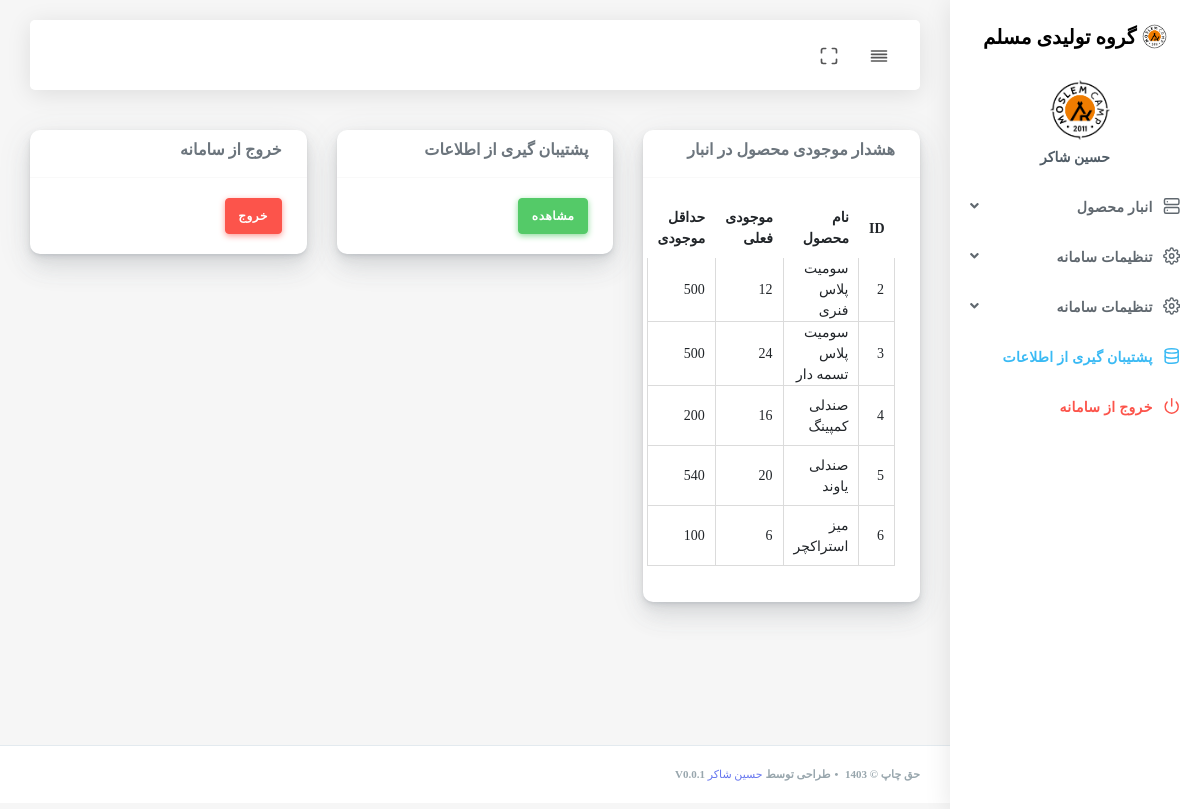
Page /index.php (signed in) on the earlier database version.
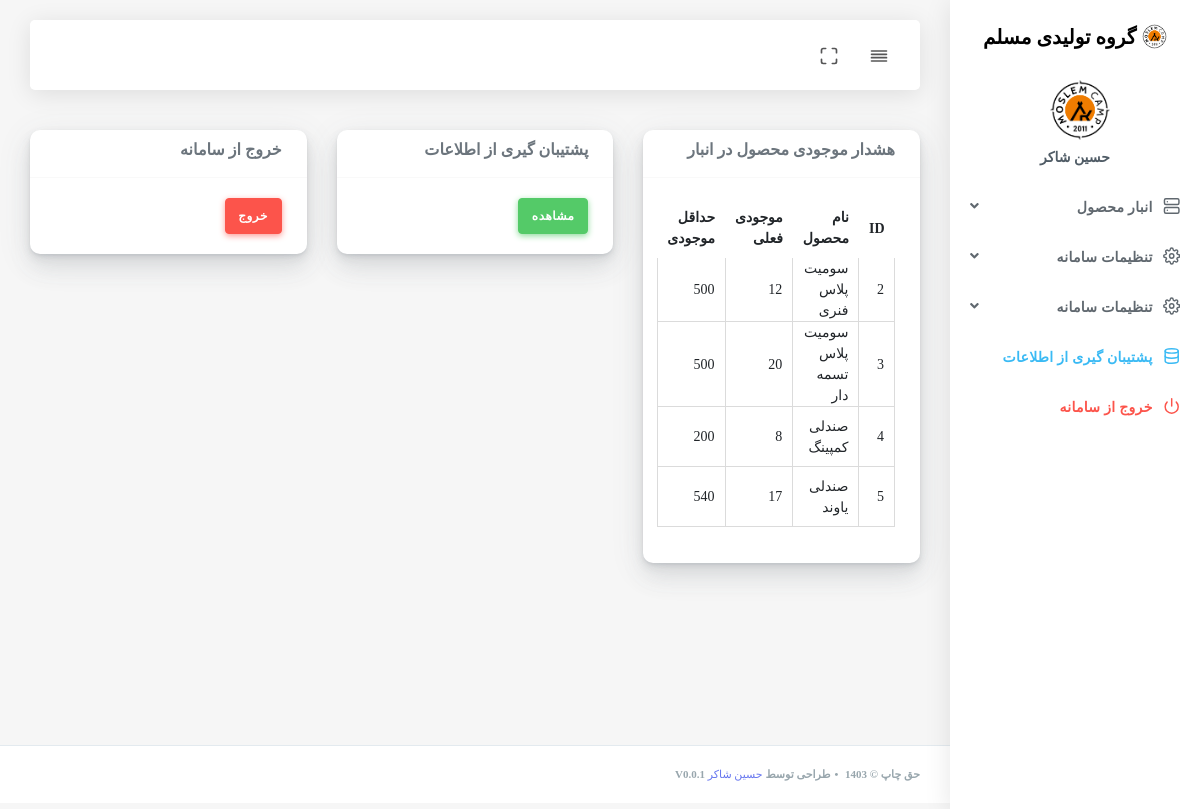
Same page on the later database version.
### tables this page shows
CREATE TABLE `options` (
  `id` int(11) NOT NULL AUTO_INCREMENT,
  `sitename` text NOT NULL,
  `logo` text NOT NULL,
  PRIMARY KEY (`id`)
);

CREATE TABLE `products` (
  `id` int(11) NOT NULL AUTO_INCREMENT,
  `product_name` text NOT NULL,
  `productqr` int(11) NOT NULL,
  `minStock` int(11) NOT NULL,
  `stock` int(11) NOT NULL,
  `pack` int(11) NOT NULL,
  PRIMARY KEY (`id`)
);

### inc/functions.php (called while the page is built)
<?php
function getColumnValue($connection, $columnName,$tablename) {
    $sql = "SELECT $columnName FROM $tablename";
    $result = mysqli_query($connection, $sql);
    $row = mysqli_fetch_assoc($result);
    return $row[$columnName];
}

### index.php (the view, shortened to what this page needs)
<?php
require_once 'header.php';
?>
<div class="main-content">
<nav class="row">
 <nav class="col-md-4">
     <nav class="card">
         <nav class="card-header">
             <h6>هشدار موجودی محصول در انبار</h6>
         </nav>
         <nav class="card-body">
         <?php
function displayLowStockProducts($connection) {
    $maxCount = 10000;
    $sql = "SELECT * FROM products WHERE stock < minStock AND stock < $maxCount";
    $result = $connection->query($sql);
    if ($result->num_rows > 0) {
        echo "<table class='table'><tr><th>ID</th><th>نام محصول</th><th>موجودی فعلی</th><th>حداقل موجودی</th></tr>";
        while($row = $result->fetch_assoc()) {
            echo "<tr><td>".$row["id"]."</td><td>".$row["product_name"]."</td><td>".$row["stock"]."</td><td>".$row["minStock"]."</td></tr>";
        }
        echo "</table>";
    } else {
        echo "هیچ محصولی با موجودی کم یافت نشد.";
    }
}
displayLowStockProducts($connection);
?>
         </nav>
     </nav>
 </nav>
    <nav class="col-md-4">
        <nav class="card">
            <nav class="card-header">
                <h6>پشتیبان گیری از اطلاعات</h6>
            </nav>
            <nav class="card-body">
                <a class="btn btn-success" href="backup.php">مشاهده</a>
            </nav>
        </nav>
    </nav>
    <nav class="col-md-4">
        <nav class="card">
            <nav class="card-header">
                <h6>خروج از سامانه</h6>
            </nav>
            <nav class="card-body">
                <a class="btn btn-danger" href="exit.php">خروج</a>
            </nav>
        </nav>
    </nav>
</nav>
</div>
<?php require_once 'footer.php';?>

### header.php (shortened to what this page needs)
<?php
$base_url2 = (isset($_SERVER['HTTPS']) && $_SERVER['HTTPS'] === 'on' ? "https" : "http") . "://" . $_SERVER['HTTP_HOST'];
$base_url=$base_url2 . '/moslem';
require_once 'database.php';
require_once 'inc/functions.php';
?>
<!DOCTYPE html>
<html lang="Fa">
<head>
    <link rel="stylesheet" href="<?php echo $base_url; ?>/assets/css/app.min.css">
    <link rel="stylesheet" href="<?php echo $base_url; ?>/assets/bundles/datatables/datatables.min.css">
    <link rel="stylesheet" href="<?php echo $base_url; ?>/assets/bundles/datatables/DataTables-1.10.16/css/dataTables.bootstrap4.min.css">
    <link rel="stylesheet" href="<?php echo $base_url; ?>/assets/bundles/jqvmap/dist/jqvmap.min.css">
    <link rel="stylesheet" href="<?php echo $base_url; ?>/assets/bundles/weather-icon/css/weather-icons.min.css">
    <link rel="stylesheet" href="<?php echo $base_url; ?>/assets/bundles/weather-icon/css/weather-icons-wind.min.css">
    <link rel="stylesheet" href="<?php echo $base_url; ?>/assets/bundles/summernote/summernote-bs4.css">
    <link rel="stylesheet" href="<?php echo $base_url; ?>/assets/bundles/bootstrap-daterangepicker/daterangepicker.css">
    <link rel="stylesheet" href="<?php echo $base_url; ?>/assets/bundles/bootstrap-colorpicker/dist/css/bootstrap-colorpicker.min.css">
    <link rel="stylesheet" href="<?php echo $base_url; ?>/assets/bundles/select2/dist/css/select2.min.css">
    <link rel="stylesheet" href="<?php echo $base_url; ?>/assets/bundles/jquery-selectric/selectric.css">
    <link rel="stylesheet" href="<?php echo $base_url; ?>/assets/bundles/bootstrap-timepicker/css/bootstrap-timepicker.min.css">
    <link rel="stylesheet" href="<?php echo $base_url; ?>/assets/bundles/bootstrap-tagsinput/dist/bootstrap-tagsinput.css">
    <link rel="stylesheet" href="<?php echo $base_url; ?>/assets/css/style.css">
    <link rel="stylesheet" href="<?php echo $base_url; ?>/assets/css/components.css">
    <link rel="stylesheet" href="<?php echo $base_url; ?>/assets/css/custom.css">
</head>
<body class="">
<div id="app">
    <div class="main-wrapper main-wrapper-1">
        <div class="navbar-bg"></div>
        <nav class="navbar navbar-expand-lg main-navbar">
            <div class="form-inline mr-auto">
                <ul class="navbar-nav mr-3">
                    <li><a href="#" data-toggle="sidebar" class="nav-link nav-link-lg
									collapse-btn"> <i data-feather="align-justify"></i></a></li>
                    <li><a href="#" class="nav-link nav-link-lg fullscreen-btn">
                            <i data-feather="maximize"></i>
                        </a></li>
                </ul>
            </div>
        </nav>
        <?php
require_once 'menu.php';
?>

### menu.php (shortened to what this page needs)
<div class="main-sidebar sidebar-style-2">
    <aside id="sidebar-wrapper">
        <div class="sidebar-brand">
            <a href="<?php echo $base_url; ?>/index.php"> <img alt="تصویر" src="<?php echo $base_url; ?>/assets/img/logo-m.png" class="header-logo"> <span class="logo-name">
                <?php
$columnName = "sitename";
$tablename="options";
$value = getColumnValue($connection, $columnName,$tablename);
echo "$value";
                ?>
            </span>
            </a>
        </div>
        <div class="sidebar-user">
            <div class="sidebar-user-picture">
                <img alt="تصویر" src="<?php echo $base_url; ?>/assets/img/logo-m.png">
            </div>
            <div class="sidebar-user-details">
                <div class="user-name"><?php echo $_SESSION["username"];?></div>
                    <?php
    $accessArray = explode(',', $_SESSION["access"]);
    ?>
            </div>
        </div>
        <ul class="sidebar-menu">
            <?php  if (in_array(6, $accessArray) || in_array(7, $accessArray) || in_array(8, $accessArray) || in_array(9, $accessArray) || in_array(10, $accessArray)) {?>
            <li class="dropdown ">
                <a href="#" class="nav-link has-dropdown"><i data-feather="server"></i><span>انبار محصول</span></a>
                <?php  } ?>
                    <?php  if (in_array(6, $accessArray) || in_array(7, $accessArray) || in_array(8, $accessArray) || in_array(9, $accessArray) || in_array(10, $accessArray)) {?>
            </li>
            <?php  } ?>
            <?php  if (in_array(20, $accessArray) || in_array(21, $accessArray) || in_array(22, $accessArray)|| in_array(25, $accessArray)|| in_array(26, $accessArray) ) {?>
            <li class="dropdown ">
                <a href="#" class="nav-link has-dropdown"><i data-feather="settings"></i><span>تنظیمات سامانه</span></a>
                <?php  } ?>
                <?php  if (in_array(20, $accessArray) || in_array(21, $accessArray) || in_array(22, $accessArray)|| in_array(25, $accessArray)|| in_array(26, $accessArray) ) {?>
            </li>
            <?php  } ?>
            <?php  if (in_array(20, $accessArray) || in_array(21, $accessArray) || in_array(22, $accessArray)|| in_array(25, $accessArray)|| in_array(26, $accessArray) ) {?>
            <li class="dropdown ">
            <a href="#" class="nav-link has-dropdown"><i data-feather="settings"></i><span>تنظیمات سامانه</span></a>
            </li>
            <?php  } ?>
            <?php if (in_array(24, $accessArray)) {?>
            <li><a class="nav-link text-info" href="<?php echo $base_url; ?>/backup.php"><i data-feather="database"></i><span>پشتیبان گیری از اطلاعات</span></a></li>
            <?php  } ?>
            <li><a class="nav-link text-danger" href="<?php echo $base_url; ?>/exit.php"><i data-feather="power"></i><span class="text-danger">خروج از سامانه</span></a></li>
        </ul>
    </aside>
</div>

### footer.php (shortened to what this page needs)
<footer class="main-footer">
    <div class="footer-left">
        حق چاپ © 1403 <div class="bullet"></div>طراحی توسط <a href="https://hshaker.ir/">حسین شاکر</a> v0.0.1
    </div>
</footer>
</div>
</div>
</body>
</html>

### header.php (style rules this page uses)
tbody>tr>td { border: 1px solid #dbdbdb; }

Differences in the rows shown:
no longer on this page (row edited): products: id "6", product_name "میز استراکچر", stock "6", minStock "100"
changed products "سومیت پلاس تسمه دار": stock "24" → "20"
changed products "صندلی کمپینگ": stock "16" → "8"
changed products "صندلی یاوند": stock "20" → "17"
